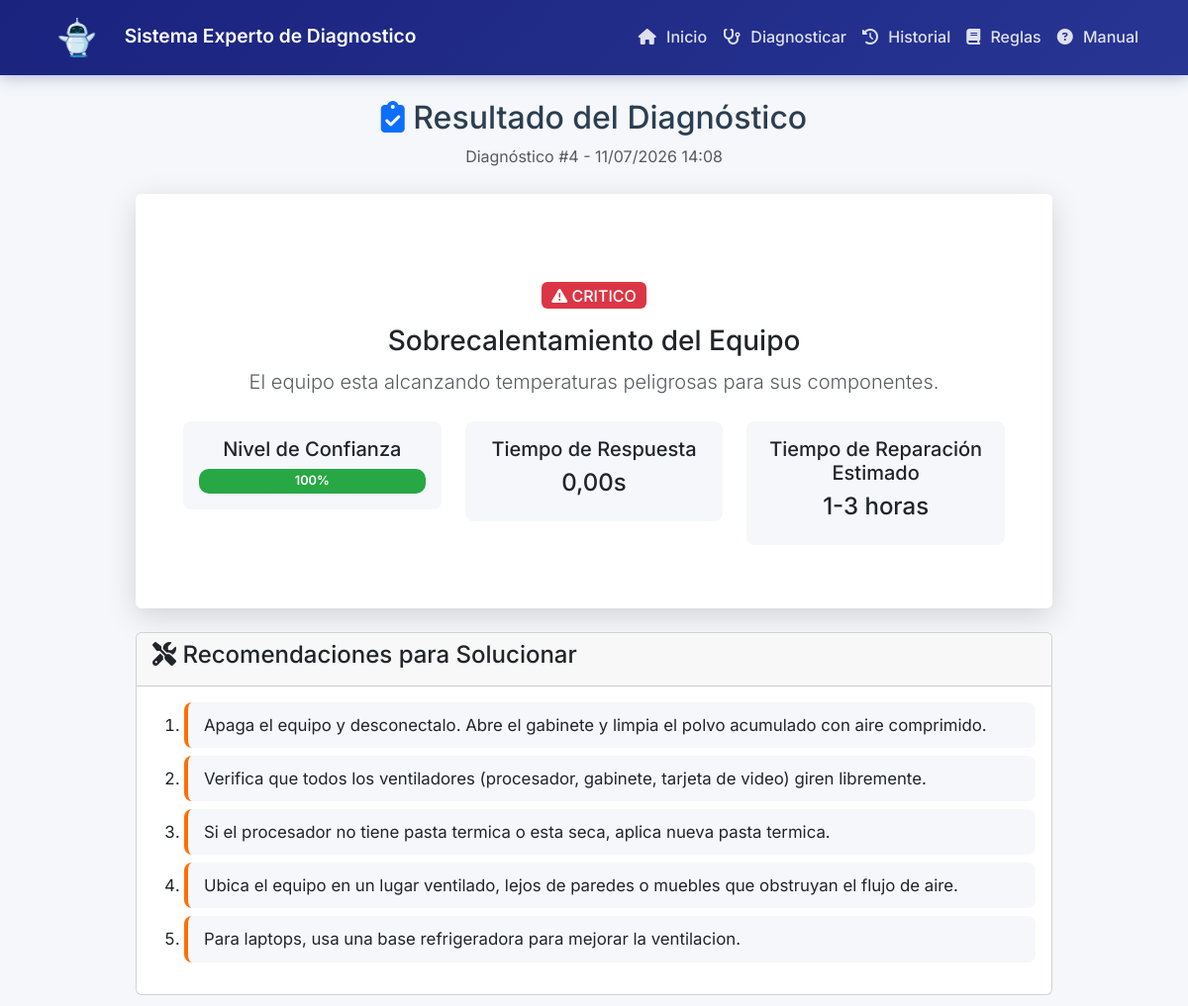
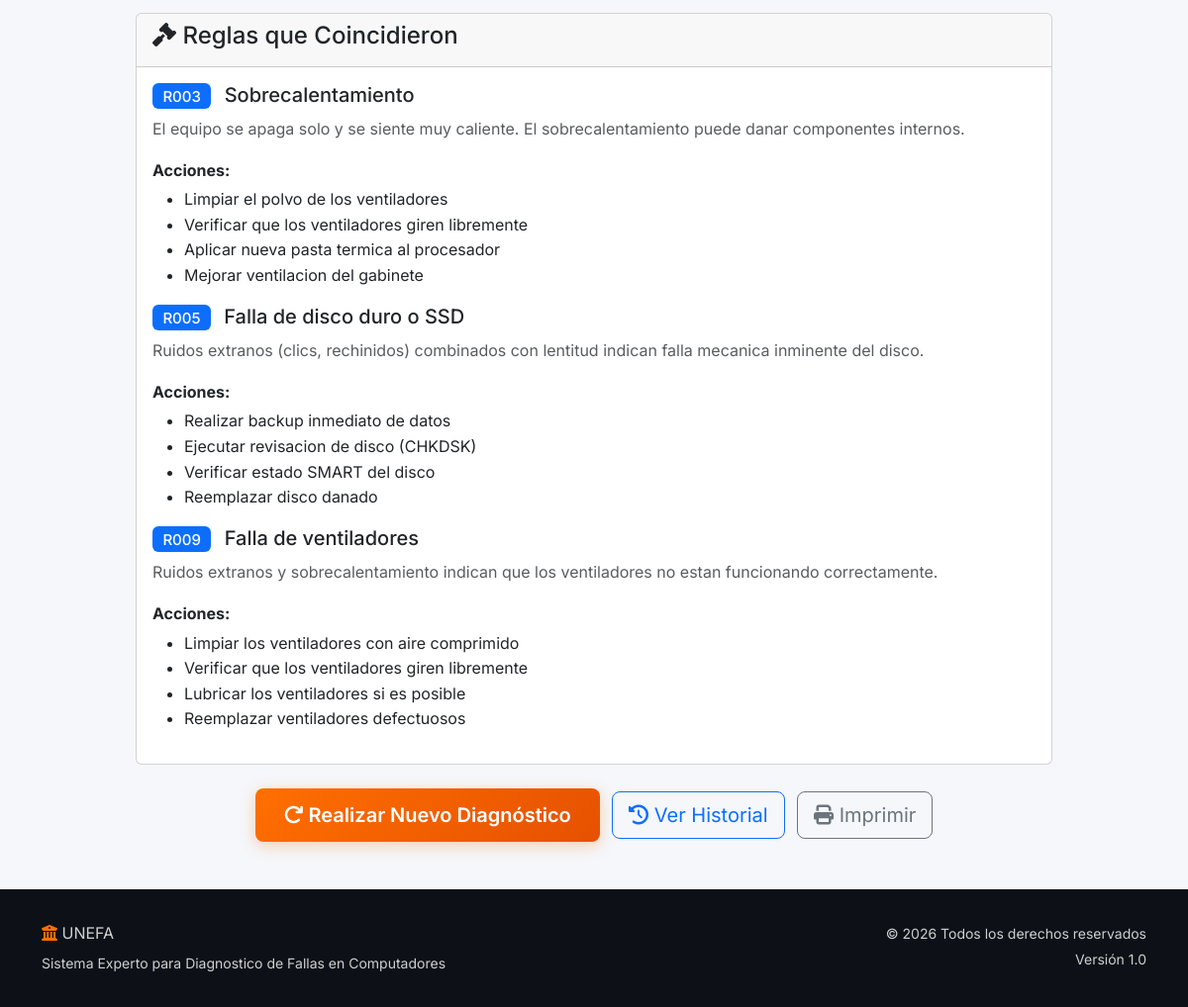
The app's page /resultado/4/ with its own data (2 pictures, top to bottom).
### diagnosticos/models.py (models this page shows, shortened)
class Diagnostico(models.Model):
    ESTADOS = [
        ('en_curso', 'En curso'),
        ('completado', 'Completado'),
        ('cancelado', 'Cancelado'),
    ]
    usuario = models.ForeignKey(User, on_delete=models.SET_NULL, null=True, blank=True, verbose_name='Usuario')
    sesion_id = models.CharField(max_length=100, blank=True, null=True, verbose_name='ID de sesion')
    fecha_inicio = models.DateTimeField(default=timezone.now, verbose_name='Fecha de inicio')
    fecha_fin = models.DateTimeField(null=True, blank=True, verbose_name='Fecha de finalizacion')
    estado = models.CharField(max_length=20, choices=ESTADOS, default='en_curso', verbose_name='Estado')
    sintomas = models.JSONField(default=dict, blank=True, verbose_name='Sintomas reportados')
    diagnostico_final = models.TextField(blank=True, null=True, verbose_name='Diagnostico final')
    falla_encontrada = models.CharField(max_length=100, blank=True, null=True, verbose_name='Falla encontrada')
    recomendaciones = models.JSONField(default=list, blank=True, verbose_name='Recomendaciones')
    reglas_aplicadas = models.JSONField(default=list, blank=True, verbose_name='Reglas aplicadas')
    confianza = models.IntegerField(default=0, verbose_name='Nivel de confianza (%)')
    tiempo_respuesta = models.FloatField(default=0, verbose_name='Tiempo de respuesta (segundos)')
    ip_usuario = models.GenericIPAddressField(blank=True, null=True, verbose_name='IP del usuario')
    class Meta:
        verbose_name = 'Diagnostico'
        verbose_name_plural = 'Diagnosticos'
        ordering = ['-fecha_inicio']

### diagnosticos/views.py (the view)
# urls.py: path('resultado/<int:diagnostico_id>/', views.obtener_resultado, name='resultado'),
def obtener_resultado(request, diagnostico_id):
    diagnostico = get_object_or_404(Diagnostico, id=diagnostico_id)
    falla = base_cono.obtener_falla(diagnostico.falla_encontrada) if diagnostico.falla_encontrada else None
    context = {
        'diagnostico': diagnostico,
        'falla': falla,
        'recomendaciones': diagnostico.recomendaciones or [],
        'reglas_detalle': diagnostico.reglas_aplicadas or [],
    }
    return render(request, 'diagnosticos/resultado.html', context)

### conocimiento/base_conocimiento.py (called while the page is built)
    def obtener_falla(self, falla_id):
        return self.fallas.get(falla_id)

### diagnosticos/templatetags/diagnosticos_tags.py (called while the page is built)
@register.filter
def porcentaje_a_color(value):
    if value >= 80:
        return '#28a745'
    elif value >= 50:
        return '#ffc107'
    else:
        return '#dc3545'

### diagnosticos/templates/diagnosticos/resultado.html (shortened to what this page needs)
{% extends "diagnosticos/base.html" %}
{% load static %}
{% load diagnosticos_tags %}
{% block content %}
<div class="container py-4">
    <div class="row">
        <div class="col-lg-10 mx-auto">
            <div class="resultado-header text-center mb-4 animate-fade-in">
                <h2><i class="fas fa-clipboard-check text-primary"></i> Resultado del Diagnóstico</h2>
                <p class="text-muted">Diagnóstico #{{ diagnostico.id }} - {{ diagnostico.fecha_fin|date:"d/m/Y H:i"|default:"En curso" }}</p>
            </div>
            {% if falla %}
            <div class="card resultado-card mb-4 animate-slide-up">
                <div class="card-body text-center p-5">
                    <div class="resultado-icon mb-3">
                    </div>
                    <span class="badge bg-{% if falla.gravedad == 'critico' %}danger{% elif falla.gravedad == 'medio' %}warning{% else %}info{% endif %} mb-3" style="font-size:1rem;">
                        <i class="fas fa-exclamation-triangle"></i> {{ falla.gravedad|upper }}
                    </span>
                    <h3 class="mb-2">{{ falla.nombre }}</h3>
                    <p class="lead text-muted">{{ falla.descripcion }}</p>
                    <div class="row mt-4">
                        <div class="col-md-4 mb-3">
                            <div class="confianza-card">
                                <h5>Nivel de Confianza</h5>
                                <div class="progress" style="height:25px;">
                                    <div class="progress-bar" style="width:{{ diagnostico.confianza }}%;background-color:{{ diagnostico.confianza|porcentaje_a_color }};">
                                        {{ diagnostico.confianza }}%
                                    </div>
                                </div>
                            </div>
                        </div>
                        <div class="col-md-4 mb-3">
                            <div class="confianza-card">
                                <h5>Tiempo de Respuesta</h5>
                                <p class="h4">{{ diagnostico.tiempo_respuesta|floatformat:2 }}s</p>
                            </div>
                        </div>
                        <div class="col-md-4 mb-3">
                            <div class="confianza-card">
                                <h5>Tiempo de Reparación Estimado</h5>
                                <p class="h4">{{ falla.tiempo_reparacion }}</p>
                            </div>
                        </div>
                    </div>
                </div>
            </div>
            <div class="card mb-4 animate-slide-up delay-1">
                <div class="card-header">
                    <h4><i class="fas fa-tools"></i> Recomendaciones para Solucionar</h4>
                </div>
                <div class="card-body">
                    <ol class="recomendaciones-list">
                        {% for rec in recomendaciones %}
                        <li class="mb-2">{{ rec }}</li>
                        {% endfor %}
                    </ol>
                </div>
            </div>
            {% if reglas_detalle %}
            <div class="card mb-4 animate-slide-up delay-2">
                <div class="card-header">
                    <h4><i class="fas fa-gavel"></i> Reglas que Coincidieron</h4>
                </div>
                <div class="card-body">
                    {% for regla in reglas_detalle %}
                    <div class="regla-activada mb-3">
                        <h5><span class="badge bg-primary me-2">{{ regla.id }}</span> {{ regla.nombre }}</h5>
                        {% if regla.explicacion %}
                        <p class="text-muted">{{ regla.explicacion }}</p>
                        {% endif %}
                        {% if regla.acciones %}
                        <p class="mb-1"><strong>Acciones:</strong></p>
                        <ul>
                            {% for accion in regla.acciones %}
                            <li>{{ accion }}</li>
                            {% endfor %}
                        </ul>
                        {% endif %}
                    </div>
                    {% endfor %}
                </div>
            </div>
            {% endif %}
            {% endif %}
            <div class="text-center mb-4">
                <a href="{% url 'iniciar_diagnostico' %}" class="btn btn-primary btn-lg unefa-btn">
                    <i class="fas fa-redo"></i> Realizar Nuevo Diagnóstico
                </a>
                <a href="{% url 'historial' %}" class="btn btn-outline-primary btn-lg ms-2">
                    <i class="fas fa-history"></i> Ver Historial
                </a>
                <button onclick="window.print()" class="btn btn-outline-secondary btn-lg ms-2">
                    <i class="fas fa-print"></i> Imprimir
                </button>
            </div>
        </div>
    </div>
</div>
{% endblock %}

### static/css/style.css (style rules this page uses)
:root { --unefa-primary: #1a237e; --unefa-secondary: #ff6f00; --unefa-accent: #00bcd4; --unefa-bg: #f5f7fa; --unefa-dark: #0d1117; --unefa-card-bg: #ffffff; --unefa-text: #2c3e50; --unefa-text-light: #6c757d; --unefa-border: #e0e0e0; --unefa-shadow: 0 4px 20px rgba(0, 0, 0, 0.08); --unefa-shadow-hover: 0 8px 30px rgba(0, 0, 0, 0.15); --unefa-radius: 12px; --unefa-radius-sm: 8px; --unefa-transition: all 0.3s ease; }
* { margin: 0; padding: 0; box-sizing: border-box; }
body { font-family: 'Inter', 'Segoe UI', sans-serif; background: var(--unefa-bg); color: var(--unefa-text); line-height: 1.6; min-height: 100vh; display: flex; flex-direction: column; }
a { color: var(--unefa-primary); text-decoration: none; transition: var(--unefa-transition); }
.unefa-btn { background: linear-gradient(135deg, var(--unefa-secondary) 0%, #e65100 100%); border: none; color: #fff; font-weight: 600; padding: 0.75rem 1.8rem; border-radius: var(--unefa-radius-sm); transition: var(--unefa-transition); box-shadow: 0 4px 15px rgba(255, 111, 0, 0.3); }
.progress { border-radius: 10px; background: #e9ecef; overflow: hidden; }
.progress-bar { transition: width 0.6s ease; font-weight: 600; font-size: 0.8rem; display: flex; align-items: center; justify-content: center; }
.resultado-card { border: none; box-shadow: var(--unefa-shadow-hover); }
.confianza-card { background: var(--unefa-bg); padding: 1rem; border-radius: var(--unefa-radius-sm); }
.recomendaciones-list { font-size: 1.05rem; line-height: 1.8; }
.recomendaciones-list li { margin-bottom: 0.5rem; padding: 0.5rem 1rem; background: var(--unefa-bg); border-radius: var(--unefa-radius-sm); border-left: 4px solid var(--unefa-secondary); }
.badge { font-weight: 500; padding: 0.35rem 0.65rem; }

### static/css/responsive.css (style rules this page uses)
@media (min-width: 1200px) { .container { max-width: 1140px; } }

### static/css/animations.css (style rules this page uses)
.animate-fade-in { animation: fadeIn 0.6s ease forwards; }
.animate-slide-up { animation: slideUp 0.6s ease forwards; opacity: 0; }
.delay-1 { animation-delay: 0.1s; }
.delay-2 { animation-delay: 0.2s; }

### records on screen
Diagnostico: id "4", fecha_fin "11/07/2026 14:08", nombre "Sobrecalentamiento del Equipo", confianza "100", tiempo_respuesta "0,00"

### other values on screen
{{ falla.gravedad|upper }} "CRITICO"
{{ falla.descripcion }} "El equipo esta alcanzando temperaturas peligrosas para sus componentes."
{{ falla.tiempo_reparacion }} "1-3 horas"
{{ rec }} "Apaga el equipo y desconectalo. Abre el gabinete y limpia el polvo acumulado con aire comprimido." "Verifica que todos los ventiladores (procesador, gabinete, tarjeta de video) giren libremente." "Si el procesador no tiene pasta termica o esta seca, aplica nueva pasta termica." "Ubica el equipo en un lugar ventilado, lejos de paredes o muebles que obstruyan el flujo de aire." "Para laptops, usa una base refrigeradora para mejorar la ventilacion."
{{ regla.id }} "R003" "R005" "R009"
{{ regla.nombre }} "Sobrecalentamiento" "Falla de disco duro o SSD" "Falla de ventiladores"
{{ regla.explicacion }} "El equipo se apaga solo y se siente muy caliente. El sobrecalentamiento puede danar componentes internos." "Ruidos extranos (clics, rechinidos) combinados con lentitud indican falla mecanica inminente del disco." "Ruidos extranos y sobrecalentamiento indican que los ventiladores no estan funcionando correctamente."
{{ accion }} "Limpiar el polvo de los ventiladores" "Verificar que los ventiladores giren libremente" "Aplicar nueva pasta termica al procesador" "Mejorar ventilacion del gabinete" "Realizar backup inmediato de datos" "Ejecutar revisacion de disco (CHKDSK)" "Verificar estado SMART del disco" "Reemplazar disco danado" "Limpiar los ventiladores con aire comprimido" "Verificar que los ventiladores giren libremente" "Lubricar los ventiladores si es posible" "Reemplazar ventiladores defectuosos"
